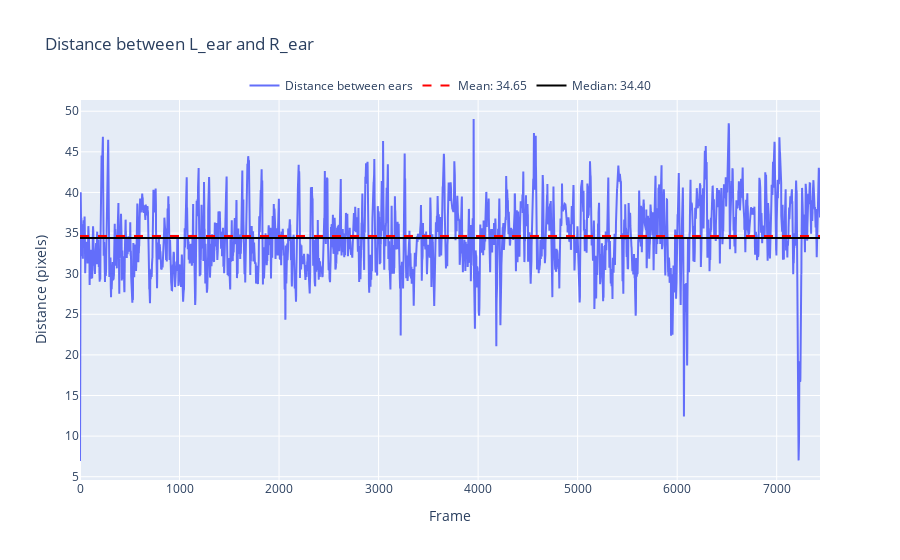

Here is the notebook cell this chart was saved with:
### Markdown cell above
---
#### 5. (Optional, but recommended) If we want to scale our data from pixels to cm, we can use a measured distance between two bodyparts (e.g. the distance between both ears).

### Code cell
# plot scale
scale = rst.find_scale_factor(df_smooth, measured_dist, measured_points, print_results=True)

### Figure 1 — Plotly figure (JSON) as saved in the notebook; plotly's stock layout.template omitted (floating-point values rounded to 4 significant figures; data arrays with more than 128 entries replaced by an {"elided": "..."} marker saying what was removed)
{"data": [{"mode": "lines", "name": "Distance between ears", "type": "scatter", "y": {"elided": "7436 float values"}}, {"line": {"color": "red", "dash": "dash"}, "mode": "lines", "name": "Mean: 34.65", "type": "scatter", "y": {"elided": "7436 float values"}}, {"line": {"color": "black"}, "mode": "lines", "name": "Median: 34.40", "type": "scatter", "y": {"elided": "7436 float values"}}], "layout": {"legend": {"orientation": "h", "x": 0.5, "xanchor": "center", "y": 1, "yanchor": "bottom"}, "title": {"text": "Distance between L_ear and R_ear"}, "xaxis": {"title": {"text": "Frame"}}, "yaxis": {"title": {"text": "Distance (pixels)"}}}}
